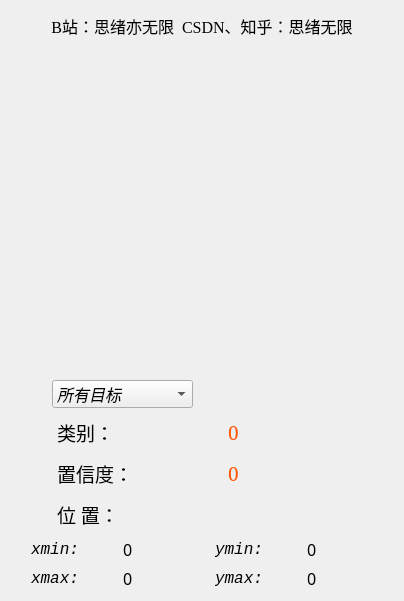
          <widget class="QWidget" name="Page_result">
           <layout class="QVBoxLayout" name="verticalLayout_2">
            <item>
             <widget class="QLabel" name="label_website">
              <property name="minimumSize">
               <size>
                <width>0</width>
                <height>30</height>
               </size>
              </property>
              <property name="font">
               <font>
                <family>Times new roman</family>
                <pointsize>12</pointsize>
                <italic>false</italic>
                <bold>false</bold>
               </font>
              </property>
              <property name="styleSheet">
               <string notr="true">QLabel{font: 12pt &quot;Times new roman&quot;;}</string>
              </property>
              <property name="text">
               <string>B站：思绪亦无限  CSDN、知乎：思绪无限</string>
              </property>
              <property name="alignment">
               <set>Qt::AlignCenter</set>
              </property>
             </widget>
            </item>
            <item>
             <widget class="QLabel" name="label_bar">
              <property name="minimumSize">
               <size>
                <width>382</width>
                <height>300</height>
               </size>
              </property>
              <property name="maximumSize">
               <size>
                <width>400</width>
                <height>300</height>
               </size>
              </property>
              <property name="styleSheet">
               <string notr="true">border-image: url(:/images/icons/weed_logo.png);</string>
              </property>
              <property name="text">
               <string/>
              </property>
              <property name="margin">
               <number>5</number>
              </property>
             </widget>
            </item>
            <item>
             <widget class="QLabel" name="label">
              <property name="minimumSize">
               <size>
                <width>0</width>
                <height>20</height>
               </size>
              </property>
              <property name="maximumSize">
               <size>
                <width>16777215</width>
                <height>20</height>
               </size>
              </property>
              <property name="text">
               <string/>
              </property>
             </widget>
            </item>
            <item>
             <layout class="QHBoxLayout" name="Layout_obj">
              <property name="topMargin">
               <number>0</number>
              </property>
              <property name="rightMargin">
               <number>200</number>
              </property>
              <item>
               <widget class="QLabel" name="label_picSelect">
                <property name="minimumSize">
                 <size>
                  <width>30</width>
                  <height>30</height>
                 </size>
                </property>
                <property name="maximumSize">
                 <size>
                  <width>35</width>
                  <height>35</height>
                 </size>
                </property>
                <property name="styleSheet">
                 <string notr="true">border-image: url(:/images/icons/selection.png);</string>
                </property>
                <property name="text">
                 <string/>
                </property>
               </widget>
              </item>
              <item>
               <widget class="QComboBox" name="comboBox_select">
                <property name="minimumSize">
                 <size>
                  <width>0</width>
                  <height>24</height>
                 </size>
                </property>
                <property name="maximumSize">
                 <size>
                  <width>150</width>
                  <height>28</height>
                 </size>
                </property>
                <property name="font">
                 <font>
                  <family>Consolas</family>
                  <pointsize>12</pointsize>
                  <italic>true</italic>
                  <bold>false</bold>
                 </font>
                </property>
                <property name="focusPolicy">
                 <enum>Qt::ClickFocus</enum>
                </property>
                <property name="currentText">
                 <string>所有目标</string>
                </property>
                <property name="iconSize">
                 <size>
                  <width>36</width>
                  <height>36</height>
                 </size>
                </property>
                <item>
                 <property name="text">
                  <string>所有目标</string>
                 </property>
                </item>
               </widget>
              </item>
             </layout>
            </item>
            <item>
             <layout class="QHBoxLayout" name="Layout_cls">
              <item>
               <widget class="QLabel" name="label_picResult">
                <property name="minimumSize">
                 <size>
                  <width>35</width>
                  <height>35</height>
                 </size>
                </property>
                <property name="maximumSize">
                 <size>
                  <width>40</width>
                  <height>40</height>
                 </size>
                </property>
                <property name="styleSheet">
                 <string notr="true">border-image: url(:/images/icons/result.png);</string>
                </property>
                <property name="text">
                 <string/>
                </property>
               </widget>
              </item>
              <item>
               <widget class="QLabel" name="label_class">
                <property name="font">
                 <font>
                  <family>华文仿宋</family>
                  <pointsize>14</pointsize>
                 </font>
                </property>
                <property name="text">
                 <string>&lt;html&gt;&lt;head/&gt;&lt;body&gt;&lt;p&gt;类别：&lt;/p&gt;&lt;/body&gt;&lt;/html&gt;</string>
                </property>
               </widget>
              </item>
              <item>
               <widget class="QLabel" name="label_class_result">
                <property name="font">
                 <font>
                  <family>SimSun</family>
                  <pointsize>14</pointsize>
                 </font>
                </property>
                <property name="styleSheet">
                 <string notr="true">color: rgb(255, 85, 0);</string>
                </property>
                <property name="text">
                 <string>0</string>
                </property>
               </widget>
              </item>
             </layout>
            </item>
            <item>
             <layout class="QHBoxLayout" name="Layout_conf">
              <item>
               <widget class="QLabel" name="label_picConf">
                <property name="minimumSize">
                 <size>
                  <width>35</width>
                  <height>35</height>
                 </size>
                </property>
                <property name="maximumSize">
                 <size>
                  <width>40</width>
                  <height>40</height>
                 </size>
                </property>
                <property name="styleSheet">
                 <string notr="true">border-image: url(:/images/icons/Score.png);</string>
                </property>
                <property name="text">
                 <string/>
                </property>
               </widget>
              </item>
              <item>
               <widget class="QLabel" name="label_conf">
                <property name="font">
                 <font>
                  <family>华文仿宋</family>
                  <pointsize>14</pointsize>
                 </font>
                </property>
                <property name="text">
                 <string>&lt;html&gt;&lt;head/&gt;&lt;body&gt;&lt;p&gt;置信度：&lt;/p&gt;&lt;/body&gt;&lt;/html&gt;</string>
                </property>
               </widget>
              </item>
              <item>
               <widget class="QLabel" name="label_score_result">
                <property name="font">
                 <font>
                  <family>SimSun</family>
                  <pointsize>14</pointsize>
                 </font>
                </property>
                <property name="styleSheet">
                 <string notr="true">color: rgb(255, 85, 0);</string>
                </property>
                <property name="text">
                 <string>0</string>
                </property>
               </widget>
              </item>
             </layout>
            </item>
            <item>
             <layout class="QHBoxLayout" name="Layout_loc">
              <item>
               <widget class="QLabel" name="label_picLocation">
                <property name="minimumSize">
                 <size>
                  <width>35</width>
                  <height>35</height>
                 </size>
                </property>
                <property name="maximumSize">
                 <size>
                  <width>40</width>
                  <height>40</height>
                 </size>
                </property>
                <property name="styleSheet">
                 <string notr="true">border-image: url(:/images/icons/Ordinateur.png);</string>
                </property>
                <property name="text">
                 <string/>
                </property>
               </widget>
              </item>
              <item>
               <widget class="QLabel" name="label_location">
                <property name="font">
                 <font>
                  <family>华文仿宋</family>
                  <pointsize>14</pointsize>
                 </font>
                </property>
                <property name="text">
                 <string>&lt;html&gt;&lt;head/&gt;&lt;body&gt;&lt;p&gt;位 置：&lt;/p&gt;&lt;/body&gt;&lt;/html&gt;</string>
                </property>
               </widget>
              </item>
             </layout>
            </item>
            <item>
             <layout class="QHBoxLayout" name="Layout_xymin">
              <property name="leftMargin">
               <number>20</number>
              </property>
              <item>
               <widget class="QLabel" name="label_xmin">
                <property name="font">
                 <font>
                  <family>Consolas</family>
                  <pointsize>12</pointsize>
                  <italic>true</italic>
                  <bold>false</bold>
                 </font>
                </property>
                <property name="text">
                 <string>xmin: </string>
                </property>
               </widget>
              </item>
              <item>
               <widget class="QLabel" name="label_xmin_result">
                <property name="font">
                 <font>
                  <family>SimSun-ExtB</family>
                  <pointsize>12</pointsize>
                 </font>
                </property>
                <property name="text">
                 <string>0</string>
                </property>
               </widget>
              </item>
              <item>
               <widget class="QLabel" name="label_ymin">
                <property name="font">
                 <font>
                  <family>Consolas</family>
                  <pointsize>12</pointsize>
                  <italic>true</italic>
                  <bold>false</bold>
                 </font>
                </property>
                <property name="text">
                 <string>ymin: </string>
                </property>
               </widget>
              </item>
              <item>
               <widget class="QLabel" name="label_ymin_result">
                <property name="font">
                 <font>
                  <family>SimSun-ExtB</family>
                  <pointsize>12</pointsize>
                 </font>
                </property>
                <property name="text">
                 <string>0</string>
                </property>
               </widget>
              </item>
             </layout>
            </item>
            <item>
             <layout class="QHBoxLayout" name="Layout_xymax">
              <property name="leftMargin">
               <number>20</number>
              </property>
              <item>
               <widget class="QLabel" name="label_xmax">
                <property name="font">
                 <font>
                  <family>Consolas</family>
                  <pointsize>12</pointsize>
                  <italic>true</italic>
                  <bold>false</bold>
                 </font>
                </property>
                <property name="text">
                 <string>xmax: </string>
                </property>
               </widget>
              </item>
              <item>
               <widget class="QLabel" name="label_xmax_result">
                <property name="font">
                 <font>
                  <family>SimSun-ExtB</family>
                  <pointsize>12</pointsize>
                 </font>
                </property>
                <property name="text">
                 <string>0</string>
                </property>
               </widget>
              </item>
              <item>
               <widget class="QLabel" name="label_ymax">
                <property name="font">
                 <font>
                  <family>Consolas</family>
                  <pointsize>12</pointsize>
                  <italic>true</italic>
                  <bold>false</bold>
                 </font>
                </property>
                <property name="text">
                 <string>ymax: </string>
                </property>
               </widget>
              </item>
              <item>
               <widget class="QLabel" name="label_ymax_result">
                <property name="font">
                 <font>
                  <family>SimSun-ExtB</family>
                  <pointsize>12</pointsize>
                 </font>
                </property>
                <property name="text">
                 <string>0</string>
                </property>
               </widget>
              </item>
             </layout>
            </item>
           </layout>
          </widget>
